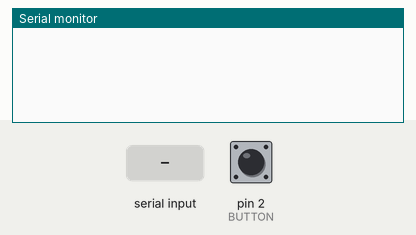
Simulated run of this sketch. Board: Arduino Uno, built with avr-gcc and run on an emulated ATmega328P. Parts: the last lines printed to the serial monitor. The inputs (shaded band) are chosen by the test bench; at power-on: pin 2 (BUTTON) LOW.

Above: at 1.2 s.
1.3 s: pin 2 (BUTTON) pulled HIGH for 0.15 s
At 2.5 s:
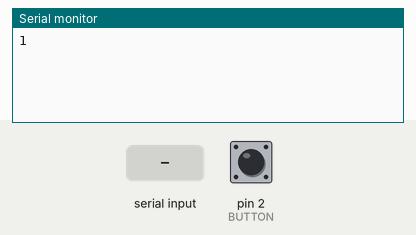
2.9 s: "c" received over Serial
At 4.2 s:
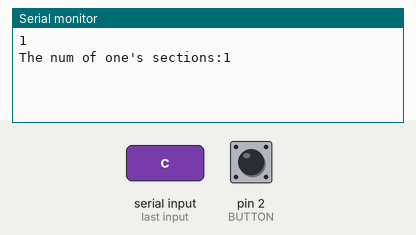

The sketch:

sketch_dec02a.ino
```cpp
#define BUTTON 2
#define zero_state 0
#define one_state 1

int pbIn = 0;                  // 定义中断引脚为0，也就是D2引脚
char cmd;
volatile unsigned long stick = 0;
volatile unsigned long duration;
volatile unsigned long t1;
volatile unsigned long t2;
volatile unsigned int state_bt;
volatile unsigned int count=0;
volatile unsigned int state_fsm=zero_state;
volatile char input_bit;

void setup()
{
  // 监视中断输入引脚的变化
  pinMode(BUTTON,INPUT);
  attachInterrupt(pbIn, stateChange, CHANGE);
  Serial.begin(9600);
}

void loop()
{
  if(Serial.available()){
    cmd=Serial.read();
    if(cmd=='c'){
      Serial.println();
      Serial.print("The num of one's sections:");
      Serial.println(count);
    }
  }else{
    delay(10);
  }
}

void stateChange()
{
  state_bt = digitalRead(BUTTON);
  if(stick==0){
    stick = millis();
    switch(state_bt){
      case LOW:
        t1 = millis();
        break;
      case HIGH:
        t2 = millis();
        duration = t2-t1;
        if(duration < 500)
         {
          input_bit='0';
          Serial.print(input_bit);
         }
        else
        {
          input_bit='1';
          Serial.print(input_bit);
        }
        break;
    }
    switch(state_fsm){
      case zero_state:
        if(input_bit=='1'){
           state_fsm=one_state;
           count++;
        }
        break;
      case one_state:
        if(input_bit=='0'){
           state_fsm=zero_state;
        }
        break;
    }
  }
  else if(millis() - stick>3){
    stick =millis();
    switch(state_bt){
      case LOW:
        t1 = millis();
        break;
      case HIGH:
        t2 = millis();
        duration = t2-t1;
        if(duration < 500)
         {
          input_bit='0';
          Serial.print(input_bit);
         }
        else
        {
          input_bit='1';
          Serial.print(input_bit);
        }
        break;
    }
    switch(state_fsm){
      case zero_state:
        if(input_bit=='1'){
           state_fsm=one_state;
           count++;
        }
        break;
      case one_state:
        if(input_bit=='0'){
           state_fsm=zero_state;
        }
        break;
    }
  }
}
```

Measured:
- after the input at 1.3 s, the serial monitor: prints a new line at once (image 1)
- after the input at 2.9 s, the serial monitor: prints a new line at once (image 2)
